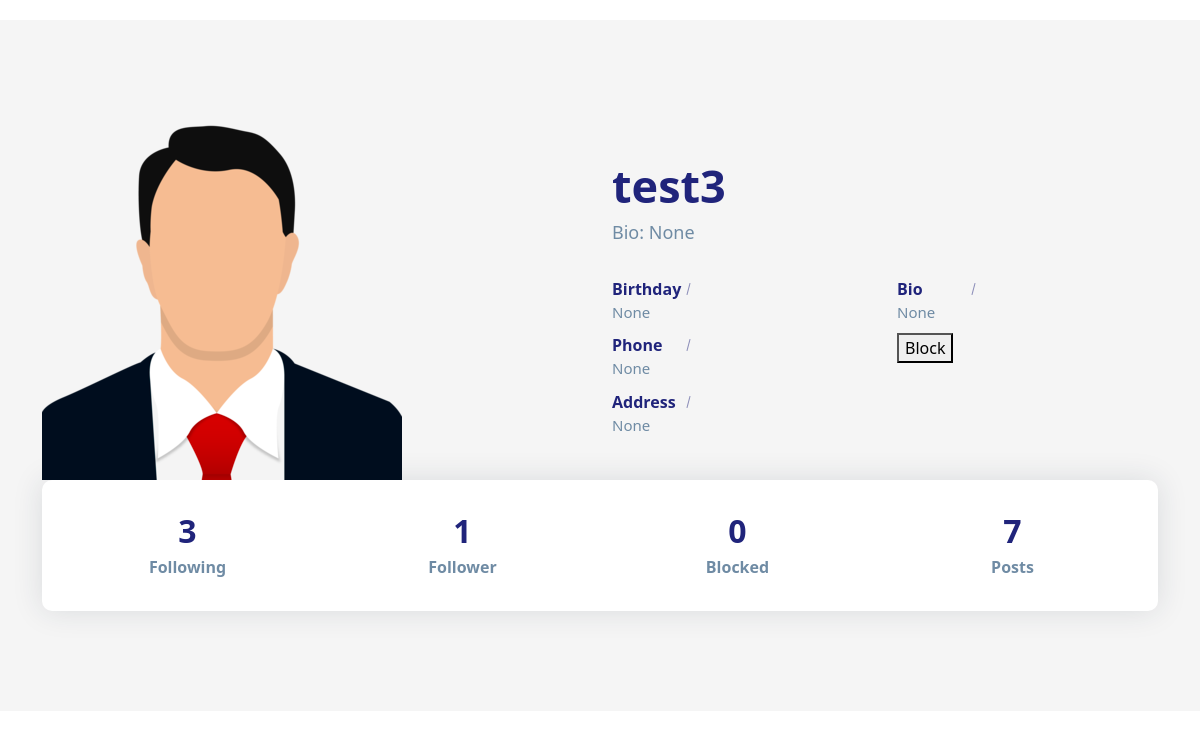
/profiles/8 (signed in), run on the app's committed database.
### social/models.py (models this page shows)
class UserProfile(models.Model):
    user=models.OneToOneField(User,on_delete=models.CASCADE,related_name="profile")
    address=models.CharField(max_length=200,null=True)
    phone=models.CharField(max_length=200,null=True)
    profile_pic=models.ImageField(upload_to="profilepics",null=True,blank=True)
    dob=models.DateField(null=True)
    bio=models.CharField(max_length=200,null=True)
    following=models.ManyToManyField("self",related_name="followed_by",symmetrical=False,null=True)
    block=models.ManyToManyField("self",related_name="blocked",symmetrical=False,null=True)
    def __str__(self):
        return self.user.username

### social/views.py (the view)
# urls.py: path('profiles/<int:pk>',views.ProfileDetailView.as_view(),name="profile-details"),
@method_decorator(decs,name="dispatch")
class ProfileDetailView(DetailView):
    template_name="profile_detail.html"
    model=UserProfile
    context_object_name="data"

### social/templates/profile_detail.html (shortened to what this page needs)
<!DOCTYPE html>
{%load static%}
<html lang="en">
<head>
    <link href="https://cdn.jsdelivr.net/npm/bootstrap@5.3.2/dist/css/bootstrap.min.css" rel="stylesheet">
    <link rel="stylesheet" href="{%static 'social/css/profile.css' %}">
</head>
<body>
    <section class="section about-section gray-bg" id="about">
        <div class="container">
            <div class="row align-items-center flex-row-reverse">
                <div class="col-lg-6">
                    <div class="about-text go-to">
                        <h3 class="dark-color">{{data}}</h3>
                        <p>Bio: {{data.bio}}</p>
                        <div class="row about-list">
                            <div class="col-md-6">
                                <div class="media">
                                    <label>Birthday</label>
                                    <p>{{data.dob}}</p>
                                </div>
                                <div class="media">
                                    <label>Phone</label>
                                    <p>{{data.phone}}</p>
                                </div>
                                <div class="media">
                                    <label>Address</label>
                                    <p>{{data.address}}</p>
                                </div>
                            </div>
                            <div class="col-md-6">
                                <div class="media">
                                    <label>Bio</label>
                                    <p> {{data.bio}}</p>
                                </div>
                                {%if request.user != data.user %}
                                     <div class="media">
                                         <form action="{%url 'block' data.id %}" method="post">
                                            {%if data in request.user.profile.block.all%}
                                                <button type="submit" name="action" value="unblock">Unblock</button>
                                            {%else%}
                                                <button type="submit" name="action" value="block">Block</button>
                                            {%endif%}
                                         </form>
                                     </div>
                                {%endif%}
                            </div>
                        </div>
                    </div>
                </div>
                <div class="col-lg-6">
                    <div class="about-avatar">
                        {%if data.profile_pic%}
                            <img src="{{data.profile_pic.url}}"alt="">
                        {%else%}
                             <img src="{%static 'social/images/profilepic.png' %}" title="" alt="">
                        {%endif%}
                    </div>
                </div>
            </div>
            <div class="counter">
                <div class="row">
                    <div class="col-6 col-lg-3">
                        <div class="count-data text-center">
                            <h6 class="count h2" data-to="500" data-speed="500">{{data.following.count}}</h6>
                            <p class="m-0px font-w-600">Following</p>
                        </div>
                    </div>
                    <div class="col-6 col-lg-3">
                        <div class="count-data text-center">
                            <h6 class="count h2" data-to="150" data-speed="150">{{data.followed_by.count}}</h6>
                            <p class="m-0px font-w-600">Follower</p>
                        </div>
                    </div>
                    <div class="col-6 col-lg-3">
                        <div class="count-data text-center">
                            <h6 class="count h2" data-to="850" data-speed="850">{{data.block.all.count}}</h6>
                            <p class="m-0px font-w-600">Blocked</p>
                        </div>
                    </div>
                    <div class="col-6 col-lg-3">
                        <div class="count-data text-center">
                            <h6 class="count h2" data-to="190" data-speed="190">{{data.user.userpost.all.count}}</h6>
                            <p class="m-0px font-w-600">Posts</p>
                        </div>
                    </div>
                </div>
            </div>
        </div>
    </section>
</body>
</html>

### social/static/social/css/profile.css (style rules this page uses)
body { color: #6F8BA4; margin-top:20px; }
.section { padding: 100px 0; position: relative; }
.gray-bg { background-color: #f5f5f5; }
img { max-width: 100%; }
img { vertical-align: middle; border-style: none; }
.about-text h3 { font-size: 45px; font-weight: 700; margin: 0 0 6px; }
.about-text p { font-size: 18px; max-width: 450px; }
.about-list { padding-top: 10px; }
.about-list .media { padding: 5px 0; }
.about-list label { color: #20247b; font-weight: 600; width: 88px; margin: 0; position: relative; }
.about-list label:after { content: ""; position: absolute; top: 0; bottom: 0; right: 11px; width: 1px; height: 12px; background: #20247b; -moz-transform: rotate(15deg); -o-transform: rotate(15deg); -ms-transform: rotate(15deg); -webkit-transform: rotate(15deg); transform: rotate(15deg); margin: auto; opacity: 0.5; }
.about-list p { margin: 0; font-size: 15px; }
.about-section .counter { padding: 22px 20px; background: #ffffff; border-radius: 10px; box-shadow: 0 0 30px rgba(31, 45, 61, 0.125); }
.about-section .counter .count-data { margin-top: 10px; margin-bottom: 10px; }
.about-section .counter .count { font-weight: 700; color: #20247b; margin: 0 0 5px; }
.about-section .counter p { font-weight: 600; margin: 0; }
.dark-color { color: #20247b; }

### data on the page
UserProfile: user.username "test3", bio "None", dob "None", phone "None", address "None", following.count "3", followed_by.count "1", block.all.count "0", user.userpost.all.count "7"
